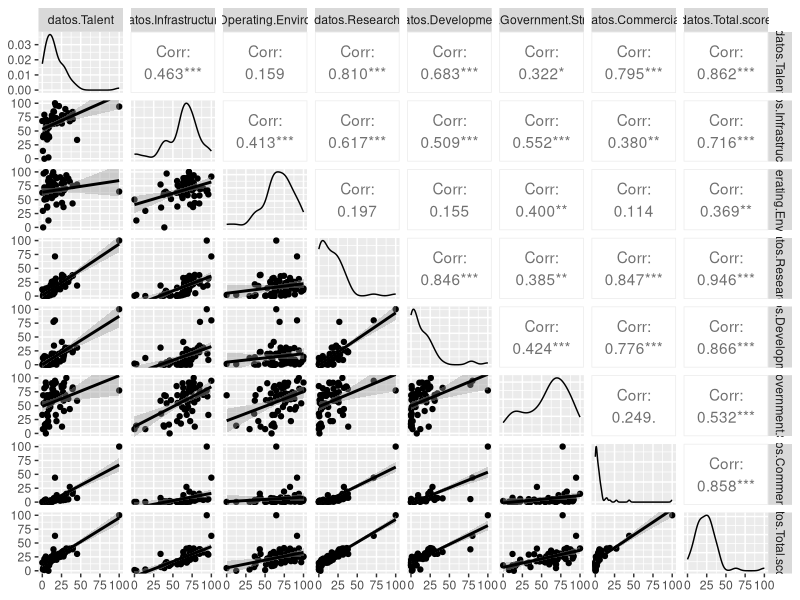
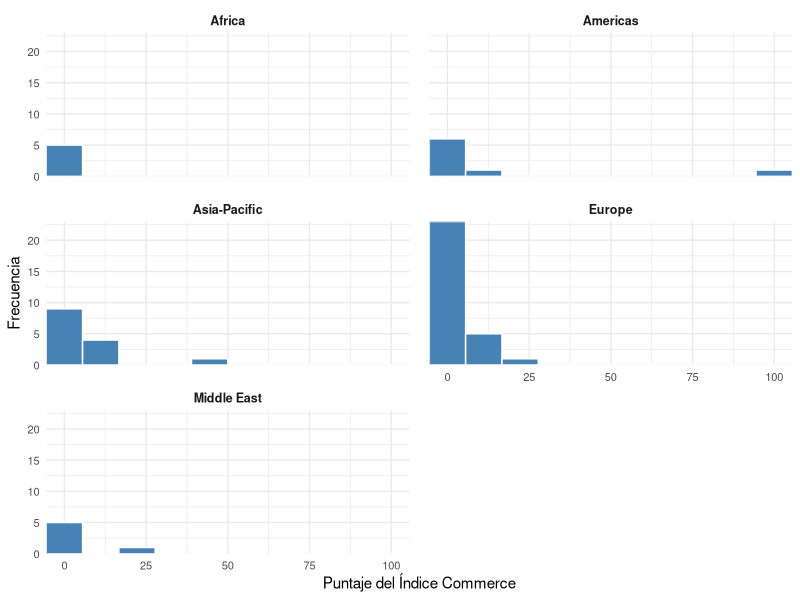
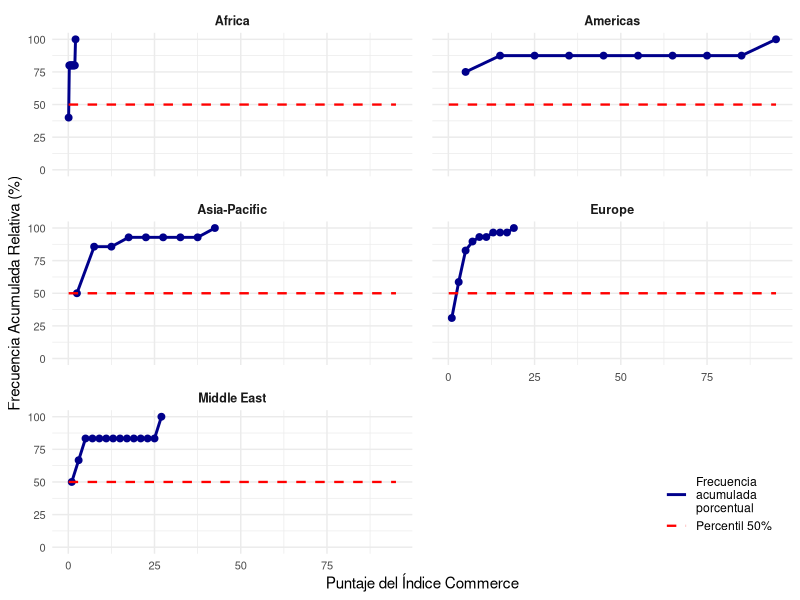
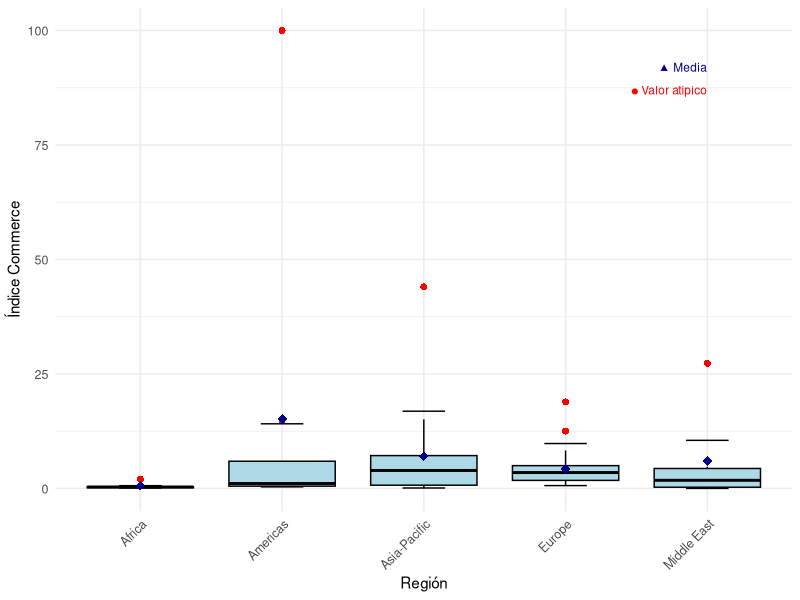
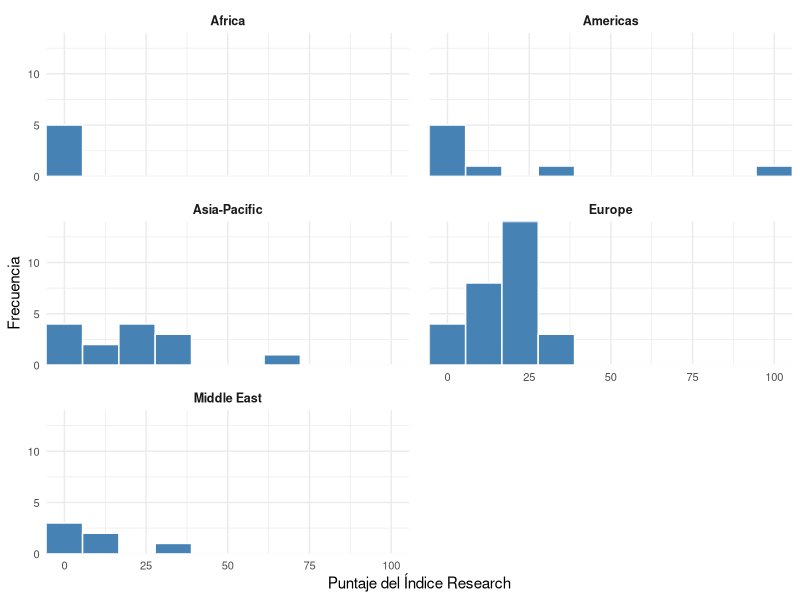
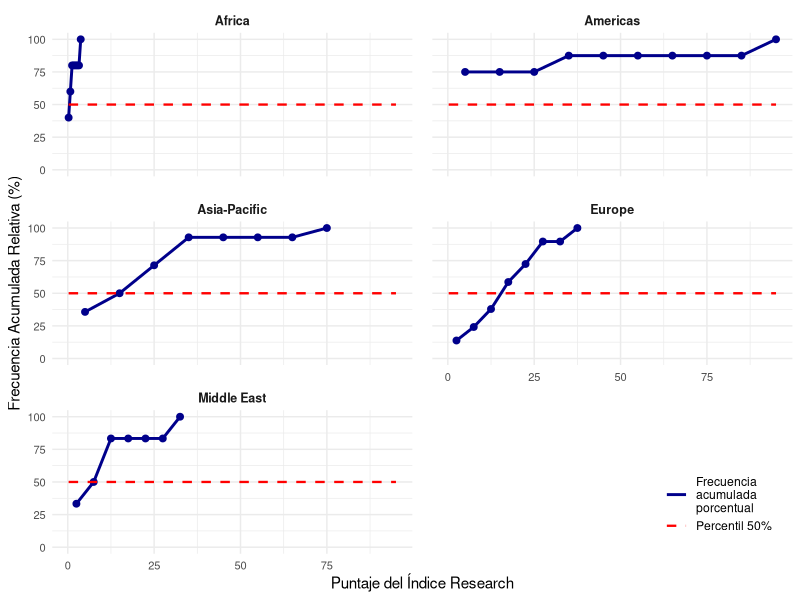
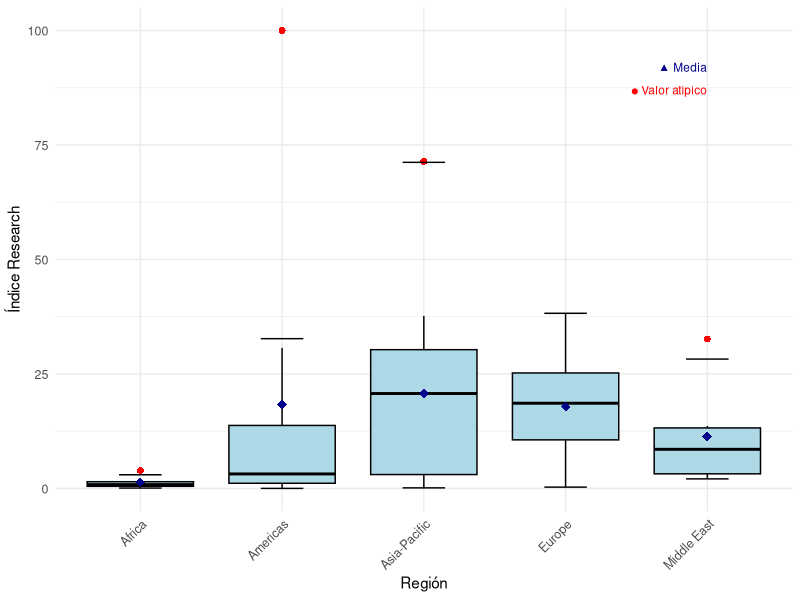
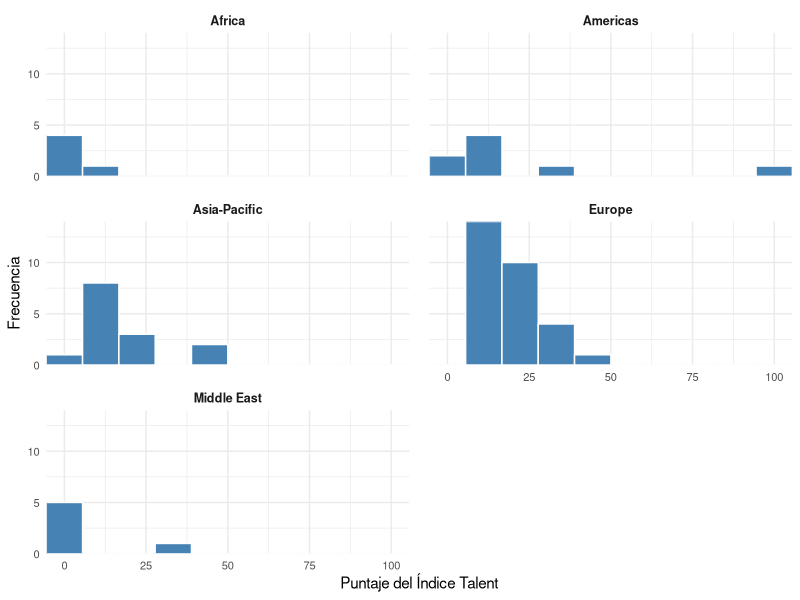

Write the R code that produced these figures, in order.
## ---- chunk 1
knitr::opts_chunk$set(echo = FALSE)

#Instalación de las libreriás requeridas
library(ggplot2)
library(dplyr)
library(GGally)
library(xtable)
library(readr)
library(knitr)
library(forcats)
library(tidyr)
library(kableExtra)
## ---- chunk 2
knitr::opts_chunk$set(echo = FALSE)

#Organización en dataframes
AI_index_db <- read_csv("AI_index_db.csv")

datos <- data.frame(AI_index_db)

num <- data.frame(datos $Talent, datos $Infrastructure, datos $Operating.Environment, datos $Research, datos $Development, datos $Government.Strategy, datos $Commercial, datos $Total.score)

numeric_data <- data.frame(Commercial = datos$Commercial, Research = datos$Research, Talent = datos$Talent, Total_Score = datos$Total.score)
## ---- chunk 3

#Generación de dataframe de los datos de las variables
variables <- data.frame(
  Variable = c("Country", "Talent", "Infraestructure", "Operating Enviroment", "Research", "Development", "Government Strategy", "Commerce", "Total Score", "Region", "Cluster", "Income Group", "Political Regime"),
  Clasificacion = c("Cualitativa", "Cuantitativa", "Cuantitativa", "Cuantitativa", "Cuantitativa", "Cuantitativa", "Cuantitativa", "Cuantitativa", "Cuantitativa", "Cualitativa", "Cualitativa", "Cualitativa", "Cualitativa"),
  Categorizacion = c("Nominal", "Continua", "Continua", "Continua", "Continua", "Continua", "Continua", "Continua", "Continua", "Nominal", "Nominal", "Ordinal", "Nominal"),
  Descripcion = c(
    "Nombre del país donde se evalúa el AI Global Index.",
    "Indicador de disponibilidad de profesionales calificados para la provisión de soluciones de inteligencia artificial.",
    "Indicador de fiabilidad y la escala de la infraestructura de acceso, desde la electricidad e Internet, hasta las capacidades de superintarmética.",
    "Indicador del contexto regulatorio y la opinión pública en torno a la inteligencia artificial.",
    "Indicador del alcance de la investigación especializada y los investigadores; investigando la cantidad de publicaciones y citas en revistas académicas creíbles.",
    "Indicador de desarrollo de plataformas y algoritmos fundamentales en los que se basan los proyectos innovadores de inteligencia artificial.",
    "Indicador de la profundidad del compromiso del gobierno nacional con la inteligencia artificial; investigando los compromisos de gasto y las estrategias nacionales.",
    "Indicador del nivel de actividad de puesta en marcha, inversión e iniciativas comerciales basadas en la inteligencia artificial.",
    "Indicador AI Global Index que compara a las naciones en su nivel de inversión, innovación e implementación de la inteligencia artificial.",
    "Agrupacion de países según su localización geográfica en regiones.",
    "Agrupación de países según su historia de incursión en el desarrollo de tecnología relacionada con la Inteligencia Artificial.",
    "Nivel de ingresos presentado en el país.",
    "Tipo de régimen político presentado en el país."
  )
)

# Ajuste del diseño de la tabla
cat("\\renewcommand{\\arraystretch}{1.5}\n")
cat("\\begin{footnotesize}")
knitr::kable(variables, 
             caption = "Variables y su clasificación", 
             format = "latex", 
             booktabs = TRUE, 
             longtable = TRUE,
             col.names = c("Variable", "Clasificación", "Categorización", "Descripción"),
             align = c("l", "l", "l", "p{8cm}"))
cat("\\end{footnotesize}")
cat("\\renewcommand{\\arraystretch}{1}\n")

## ---- chunk 4

#Genreación del gráfico
figura1 <- ggpairs(num, lower = list(continuous = "smooth"))
ggsave("figura1.png", plot = figura1, width = 7, height = 7, dpi = 300)
## ---- chunk 5

# Cálculo de las estadísticas
custom_stats_region <- function(df, var, total_score) {
  x <- df[[var]]
  total <- df[[total_score]]
  x <- x[!is.na(x)]
  total <- total[!is.na(total)]
  
  mean_val <- round(mean(x), 2)
  freq_table <- table(x)
  mode_val <- as.numeric(names(freq_table)[freq_table == max(freq_table)])
  mode_text <- if (length(mode_val) > 3) "> 3 modas" else paste(round(mode_val, 2), collapse = ", ")
  std_dev <- round(sd(x), 2)
  min_val <- round(min(x), 2)
  q1 <- round(quantile(x, 0.25), 2)
  median_val <- round(median(x), 2)
  q3 <- round(quantile(x, 0.75), 2)
  max_val <- round(max(x), 2)
  range_val <- round(max_val - min_val, 2)
  iqr <- round(q3 - quantile(x, 0.25), 2)
  cv <- round((std_dev / mean_val) * 100, 2)
  cov_val <- round(cov(x, total, use = "complete.obs"), 2)
  cor_val <- round(cor(x, total, use = "complete.obs"), 2)

  return(data.frame(
    Media = mean_val,
    Moda = mode_text,
    Mínimo = min_val,
    Q1 = q1,
    Mediana = median_val,
    Q3 = q3,
    Máximo = max_val,
    Rango = range_val,
    RIQ = iqr,
    `Desv est` = std_dev,
    CV = cv,
    `Cov Total Score` = cov_val,
    `Corr Total Score` = cor_val
  ))
}

regiones <- unique(datos$Region)
region_stats_list <- list()

for (i in 1:length(regiones)) {
  region <- regiones[i]
  
  region_data <- datos %>% filter(Region == region)
  
  commerce_stats <- custom_stats_region(region_data, "Commercial", "Total.score")
  talent_stats <- custom_stats_region(region_data, "Talent", "Total.score")
  research_stats <- custom_stats_region(region_data, "Research", "Total.score")
  total_stats <- custom_stats_region(region_data, "Total.score", "Total.score")
  
  region_df <- bind_rows(
    cbind(Region = region, Indice = "Commerce", commerce_stats),
    cbind(Region = region, Indice = "Talent", talent_stats),
    cbind(Region = region, Indice = "Research", research_stats),
    cbind(Region = region, Indice = "Total Score", total_stats)
  )
  
  region_stats_list[[i]] <- region_df
}

region_stats <- bind_rows(region_stats_list)

tabla2 <- region_stats %>% 
  select(Region, Indice, Media, Moda, Mínimo, Q1, Mediana, Q3, Máximo) %>% 
  rename(`Región` = Region, `Índice` = Indice)

#Ajuste del diseño de la tabla
cat("\\renewcommand{\\arraystretch}{1.3}\n")
cat("\\begin{scriptsize}")
knitr::kable(tabla2, 
             caption = "Medidas de tendencia central y posición", 
             format = "latex", 
             booktabs = TRUE, 
             longtable = TRUE,
             row.names = FALSE, 
             align = "llrrrrrrr",
             na.string = "")
cat("\\end{scriptsize}")
cat("\\renewcommand{\\arraystretch}{1}\n")

## ---- chunk 6

# Cálculo de las estadísticas
tabla3 <- region_stats %>% 
  select(Region, Indice, Rango, RIQ, `Desv.est`, CV, `Cov.Total.Score`, `Corr.Total.Score`) %>% 
  rename(`Región` = Region, `Índice` = Indice, `Cov Total Score` = `Cov.Total.Score`, `Corr Total Score` = `Corr.Total.Score`)

# Ajuste del diseño de la tabla
cat("\\renewcommand{\\arraystretch}{1.3}\n")
cat("\\begin{scriptsize}")
knitr::kable(tabla3, 
             caption = "Medidas de dispersión e indicadores por región e índice", 
             format = "latex", 
             booktabs = TRUE, 
             longtable = TRUE,
             row.names = FALSE,  
             align = "llrrrrr",
             na.string = "")
cat("\\end{scriptsize}")
cat("\\renewcommand{\\arraystretch}{1}\n")

## ---- chunk 7
# Crear intervalos para la variable Commercial
intervalos <- cut(datos$Commercial, breaks = seq(0, 100, by = 10), 
                  include.lowest = TRUE, right = TRUE)

# Calcular frecuencias
frec_abs <- table(intervalos)
frec_rel <- prop.table(frec_abs)
frec_abs_acum <- cumsum(frec_abs)
frec_rel_acum <- cumsum(frec_rel)

# Crear la tabla de frecuencias
tabla_frecuencias_commercial <- data.frame(
  Intervalo = levels(intervalos),
  "F Absoluta" = as.numeric(frec_abs),
  "F Relativa" = round(as.numeric(frec_rel), 2),
  "F Abs Acum" = as.numeric(frec_abs_acum),
  "F Rel Acum" = round(as.numeric(frec_rel_acum), 2)
)

# Mostrar la tabla con knitr::kable
knitr::kable(tabla_frecuencias_commercial, 
             caption = "Frecuencia del Índice Commercial",
             align = c('l', 'c', 'c', 'c', 'c'))

## ---- chunk 8

#Generación de la tabla
crear_intervalos <- function(data, variable, n_bins = 8) {
  breaks <- pretty(range(data[[variable]], na.rm = TRUE), n = n_bins)
  return(breaks)
}
commerce_breaks <- crear_intervalos(datos, "Commercial")
total_score_breaks <- crear_intervalos(datos, "Total.score")
commerce_labels <- paste0("(", commerce_breaks[-length(commerce_breaks)], ", ", commerce_breaks[-1], "]")
score_labels <- paste0("(", total_score_breaks[-length(total_score_breaks)], ", ", total_score_breaks[-1], "]")
datos$Commercial_interval <- cut(datos$Commercial, 
                                breaks = commerce_breaks, 
                                labels = commerce_labels, 
                                include.lowest = TRUE)
datos$TotalScore_interval <- cut(datos$Total.score, 
                                breaks = total_score_breaks, 
                                labels = score_labels, 
                                include.lowest = TRUE)
tabla_contingencia <- table(datos$Commercial_interval, datos$TotalScore_interval)
tabla_df <- as.data.frame.matrix(tabla_contingencia)
tabla_df$Total <- rowSums(tabla_df)
totales_columna <- colSums(tabla_df)
tabla_df <- rbind(tabla_df, Total = totales_columna)
tabla4 <- tabla_df %>%
  tibble::rownames_to_column(var = "A  -   B") %>%
  dplyr::rename(`A - B` = `A  -   B`) %>% 
  dplyr::select(`A - B`, everything()) 

colnames(tabla4) <- c("A   -   B", "[0, 10]", "(10, 20]", "(20, 30]", "(30, 40]", "(40, 50]", 
                      "(50, 60]", "(60, 70]", "(70, 80]", "(80, 90]", "(90, 100]", "Total")

cat("\\renewcommand{\\arraystretch}{1.3}\n")
cat("\\begin{scriptsize}")
print(xtable::xtable(tabla4, 
                   caption = "Tabla de Frecuencia Bivariada Índice Commerce (A) vs Total Score (B)"),
      tabular.environment = "longtable",
      floating = FALSE,
      include.rownames = FALSE,
      latex.environments = "",
      caption.placement = "top")
cat("\\end{scriptsize}")
cat("\\renewcommand{\\arraystretch}{1}\n")
## ---- chunk 9

# Crear el histograma 
figura2 <- ggplot(datos, aes(x = Commercial)) +
  geom_histogram(bins = 10, fill = "steelblue", color = "white") +
  facet_wrap(~Region, ncol = 2, scales = "fixed") +  
  scale_x_continuous(expand = c(0, 0)) +
  scale_y_continuous(expand = c(0, 0)) +
  labs(x = "Puntaje del Índice Commerce",
       y = "Frecuencia") +
  theme_minimal() +
  theme(plot.title = element_text(hjust = 0.5, size = 12),
        axis.text = element_text(size = 8),
        strip.text = element_text(size = 9, face = "bold"),
        panel.spacing = unit(1, "lines"))
ggsave("figura2.png", plot = figura2, width = 8, height = 9, dpi = 300)

## ---- chunk 10

# Generar diagrama
prepare_ogive_data <- function(df, variable, region_var, bins = 10) {
  df %>%
    filter(!is.na(.data[[variable]])) %>%
    group_by(.data[[region_var]]) %>%
    do({
      region_data <- .
      breaks <- pretty(range(region_data[[variable]], na.rm = TRUE), n = bins)
      h <- hist(region_data[[variable]], breaks = breaks, plot = FALSE)
      cum_freq <- cumsum(h$counts) / sum(h$counts) * 100
      data.frame(
        Region = unique(region_data[[region_var]]),
        bin = h$mids,
        freq_acum_rel = cum_freq
      )
    }) %>%
    ungroup()
}

ojiva_data <- prepare_ogive_data(datos, "Commercial", "Region", bins = 10)

figura_ojiva <- ggplot(ojiva_data, aes(x = bin, y = freq_acum_rel)) +
  geom_line(color = "darkblue", size = 1, aes(linetype = "Frecuencia\nacumulada\nporcentual")) +
  geom_point(color = "darkblue", size = 2) +
  geom_line(data = data.frame(bin = c(min(ojiva_data$bin), max(ojiva_data$bin)),
            freq_acum_rel = 50,
            Linea = "Percentil 50%"),
          aes(x = bin, y = freq_acum_rel, linetype = Linea),
          color = "red", size = 0.8) +
  facet_wrap(~Region, ncol = 2, scales = "fixed") +
  labs(
    x = "Puntaje del Índice Commerce",
    y = "Frecuencia Acumulada Relativa (%)",
    linetype = "" 
  ) +
  theme_minimal() +
  theme(
    plot.title = element_text(hjust = 0.5, size = 12),
    axis.text = element_text(size = 8),
    strip.text = element_text(size = 9, face = "bold"),
    panel.spacing = unit(1, "lines"),
    legend.box = "vertical",
    legend.background = element_rect(fill = alpha("white", 0.8), color =NA),
    legend.margin = margin(4, 4, 4, 4),
    legend.position = c(0.98, 0.02),
    legend.justification = c(1, 0)
  ) +
  scale_linetype_manual(values = c("Frecuencia\nacumulada\nporcentual" = "solid", "Percentil 50%" = "dashed")) +
  scale_y_continuous(limits = c(0, 100))

ggsave("figura3.png", plot = figura_ojiva, width = 8, height = 9, dpi = 300)

## ---- chunk 11

# Generación del. diagrama
stats_boxplot <- datos %>%
  group_by(Region) %>%
  summarise(
    q1 = quantile(Commercial, 0.25, na.rm = TRUE),
    q3 = quantile(Commercial, 0.75, na.rm = TRUE),
    iqr = IQR(Commercial, na.rm = TRUE),
    lower_whisker = max(min(Commercial, na.rm = TRUE), q1 - 1.5 * iqr),
    upper_whisker = min(max(Commercial, na.rm = TRUE), q3 + 1.5 * iqr),
    mean_val = mean(Commercial, na.rm = TRUE),
    .groups = "drop"
  )

datos$Region <- factor(datos$Region)

figura4 <- ggplot(datos, aes(x = Region, y = Commercial)) +
  geom_boxplot(outlier.colour = "red",
               outlier.shape = 16,
               outlier.size = 2,
               fill = "lightblue",
               color = "black",
               coef = 1.5) +
  
  geom_segment(data = stats_boxplot,
               aes(x = as.numeric(factor(Region)) - 0.15, 
                   xend = as.numeric(factor(Region)) + 0.15,
                   y = lower_whisker, 
                   yend = lower_whisker),
               color = "black", linewidth = 0.5) +
  
  geom_segment(data = stats_boxplot,
               aes(x = as.numeric(factor(Region)) - 0.15, 
                   xend = as.numeric(factor(Region)) + 0.15,
                   y = upper_whisker, 
                   yend = upper_whisker),
               color = "black", linewidth = 0.5) +
  
  stat_summary(fun = mean,
               geom = "point",
               shape = 18,
               size = 3,
               color = "darkblue") +
  
  labs(x = "Región",
       y = "Índice Commerce") +
  
  theme_minimal() +
  theme(
    axis.text.x = element_text(angle = 45, hjust = 1, size = 9),
    axis.text.y = element_text(size = 9),
    plot.title = element_text(hjust = 0.5, size = 12)
  ) +
  annotate("text", x = max(as.numeric(factor(datos$Region))), 
           y = max(datos$Commercial, na.rm = TRUE) * 0.92, 
           label = "▲ Media", color = "darkblue", size = 3, hjust = 1) +
  annotate("text", x = max(as.numeric(factor(datos$Region))), 
           y = max(datos$Commercial, na.rm = TRUE) * 0.87, 
           label = "● Valor atípico", color = "red", size = 3, hjust = 1)
ggsave("figura4.png", plot = figura4, width = 8, height = 5, dpi = 300)

## ---- chunk 12

# Crear intervalos para la variable Research
intervalos <- cut(datos$Research, breaks = seq(0, 100, by = 10), 
                  include.lowest = TRUE, right = TRUE)

# Calcular frecuencias
frec_abs <- table(intervalos)
frec_rel <- prop.table(frec_abs)
frec_abs_acum <- cumsum(frec_abs)
frec_rel_acum <- cumsum(frec_rel)

# Crear la tabla de frecuencias
tabla_frecuencias_research <- data.frame(
  Intervalo = levels(intervalos),
  "F Absoluta" = as.numeric(frec_abs),
  "F Relativa" = round(as.numeric(frec_rel), 2),
  "F Abs Acum" = as.numeric(frec_abs_acum),
  "F Rel Acum" = round(as.numeric(frec_rel_acum), 2)
)

# Mostrar la tabla con el mismo formato
knitr::kable(tabla_frecuencias_research, 
             caption = "Frecuencia del Índice Research",
             align = c('l', 'c', 'c', 'c', 'c'))

## ---- chunk 13

#Generación de la tabla
crear_intervalos <- function(data, variable, n_bins = 8) {
  breaks <- pretty(range(data[[variable]], na.rm = TRUE), n = n_bins)
  return(breaks)
}
research_breaks <- crear_intervalos(datos, "Research")
total_score_breaks <- crear_intervalos(datos, "Total.score")
research_labels <- paste0("(", research_breaks[-length(research_breaks)], ", ", research_breaks[-1], "]")
score_labels <- paste0("(", total_score_breaks[-length(total_score_breaks)], ", ", total_score_breaks[-1], "]")
datos$Research_interval <- cut(datos$Research, 
                                breaks = research_breaks, 
                                labels = research_labels, 
                                include.lowest = TRUE)
datos$TotalScore_interval <- cut(datos$Total.score, 
                                breaks = total_score_breaks, 
                                labels = score_labels, 
                                include.lowest = TRUE)
tabla_contingencia <- table(datos$Research_interval, datos$TotalScore_interval)
tabla_df <- as.data.frame.matrix(tabla_contingencia)
tabla_df$Total <- rowSums(tabla_df)
totales_columna <- colSums(tabla_df)
tabla_df <- rbind(tabla_df, Total = totales_columna)
tabla5 <- tabla_df %>%
  tibble::rownames_to_column(var = "A  -   B") %>%
  dplyr::rename(`A - B` = `A  -   B`) %>% 
  dplyr::select(`A - B`, everything()) 

colnames(tabla5) <- c("A   -   B", "[0, 10]", "(10, 20]", "(20, 30]", "(30, 40]", "(40, 50]", 
                      "(50, 60]", "(60, 70]", "(70, 80]", "(80, 90]", "(90, 100]", "Total")

cat("\\renewcommand{\\arraystretch}{1.3}\n")
cat("\\begin{scriptsize}")
print(xtable::xtable(tabla5, 
                   caption = "Tabla de Frecuencia Bivariada Índice Research (A) vs Total Score (B)"),
      tabular.environment = "longtable",
      floating = FALSE,
      include.rownames = FALSE,
      latex.environments = "",
      caption.placement = "top")
cat("\\end{scriptsize}")
cat("\\renewcommand{\\arraystretch}{1}\n")
## ---- chunk 14

# Crear el histograma 
figura5 <- ggplot(datos, aes(x = Research)) +
  geom_histogram(bins = 10, fill = "steelblue", color = "white") +
  facet_wrap(~Region, ncol = 2, scales = "fixed") +  
  scale_x_continuous(expand = c(0, 0)) +
  scale_y_continuous(expand = c(0, 0)) +
  labs(x = "Puntaje del Índice Research",
       y = "Frecuencia") +
  theme_minimal() +
  theme(plot.title = element_text(hjust = 0.5, size = 12),
        axis.text = element_text(size = 8),
        strip.text = element_text(size = 9, face = "bold"),
        panel.spacing = unit(1, "lines"))
ggsave("figura5.png", plot = figura5, width = 8, height = 9, dpi = 300)
## ---- chunk 15

# Generar diagrama
prepare_ogive_data <- function(df, variable, region_var, bins = 10) {
  df %>%
    filter(!is.na(.data[[variable]])) %>%
    group_by(.data[[region_var]]) %>%
    do({
      region_data <- .
      breaks <- pretty(range(region_data[[variable]], na.rm = TRUE), n = bins)
      h <- hist(region_data[[variable]], breaks = breaks, plot = FALSE)
      cum_freq <- cumsum(h$counts) / sum(h$counts) * 100
      data.frame(
        Region = unique(region_data[[region_var]]),
        bin = h$mids,
        freq_acum_rel = cum_freq
      )
    }) %>%
    ungroup()
}

ojiva_data <- prepare_ogive_data(datos, "Research", "Region", bins = 10)

figura_ojiva <- ggplot(ojiva_data, aes(x = bin, y = freq_acum_rel)) +
  geom_line(color = "darkblue", size = 1, aes(linetype = "Frecuencia\nacumulada\nporcentual")) +
  geom_point(color = "darkblue", size = 2) +
  geom_line(data = data.frame(bin = c(min(ojiva_data$bin), max(ojiva_data$bin)),
            freq_acum_rel = 50,
            Linea = "Percentil 50%"),
          aes(x = bin, y = freq_acum_rel, linetype = Linea),
          color = "red", size = 0.8) +
  facet_wrap(~Region, ncol = 2, scales = "fixed") +
  labs(
    x = "Puntaje del Índice Research",
    y = "Frecuencia Acumulada Relativa (%)",
    linetype = "" 
  ) +
  theme_minimal() +
  theme(
    plot.title = element_text(hjust = 0.5, size = 12),
    axis.text = element_text(size = 8),
    strip.text = element_text(size = 9, face = "bold"),
    panel.spacing = unit(1, "lines"),
    legend.box = "vertical",
    legend.background = element_rect(fill = alpha("white", 0.8), color =NA),
    legend.margin = margin(4, 4, 4, 4),
    legend.position = c(0.98, 0.02),
    legend.justification = c(1, 0)
  ) +
  scale_linetype_manual(values = c("Frecuencia\nacumulada\nporcentual" = "solid", "Percentil 50%" = "dashed")) +
  scale_y_continuous(limits = c(0, 100))

ggsave("figura6.png", plot = figura_ojiva, width = 8, height = 9, dpi = 300)
## ---- chunk 16

# Generación del diagrama
stats_boxplot <- datos %>%
  group_by(Region) %>%
  summarise(
    q1 = quantile(Research, 0.25, na.rm = TRUE),
    q3 = quantile(Research, 0.75, na.rm = TRUE),
    iqr = IQR(Research, na.rm = TRUE),
    lower_whisker = max(min(Research, na.rm = TRUE), q1 - 1.5 * iqr),
    upper_whisker = min(max(Research, na.rm = TRUE), q3 + 1.5 * iqr),
    mean_val = mean(Research, na.rm = TRUE),
    .groups = "drop"
  )

datos$Region <- factor(datos$Region)

figura7 <- ggplot(datos, aes(x = Region, y = Research)) +
  geom_boxplot(outlier.colour = "red",
               outlier.shape = 16,
               outlier.size = 2,
               fill = "lightblue",
               color = "black",
               coef = 1.5) +
  
  geom_segment(data = stats_boxplot,
               aes(x = as.numeric(factor(Region)) - 0.15, 
                   xend = as.numeric(factor(Region)) + 0.15,
                   y = lower_whisker, 
                   yend = lower_whisker),
               color = "black", linewidth = 0.5) +
  
  geom_segment(data = stats_boxplot,
               aes(x = as.numeric(factor(Region)) - 0.15, 
                   xend = as.numeric(factor(Region)) + 0.15,
                   y = upper_whisker, 
                   yend = upper_whisker),
               color = "black", linewidth = 0.5) +
  
  stat_summary(fun = mean,
               geom = "point",
               shape = 18,
               size = 3,
               color = "darkblue") +
  
  labs(x = "Región",
       y = "Índice Research") +
  
  theme_minimal() +
  theme(
    axis.text.x = element_text(angle = 45, hjust = 1, size = 9),
    axis.text.y = element_text(size = 9),
    plot.title = element_text(hjust = 0.5, size = 12)
  ) +
  annotate("text", x = max(as.numeric(factor(datos$Region))), 
           y = max(datos$Research, na.rm = TRUE) * 0.92, 
           label = "▲ Media", color = "darkblue", size = 3, hjust = 1) +
  annotate("text", x = max(as.numeric(factor(datos$Region))), 
           y = max(datos$Research, na.rm = TRUE) * 0.87, 
           label = "● Valor atípico", color = "red", size = 3, hjust = 1)
ggsave("figura7.png", plot = figura7, width = 8, height = 5, dpi = 300)

## ---- chunk 17
datos <- read.csv("AI_index_db.csv")

# Crear intervalos para la variable Talent
intervalos <- cut(datos$Talent, breaks = seq(0, 100, by = 10), 
                  include.lowest = TRUE, right = TRUE)

# Calcular frecuencias
frec_abs <- table(intervalos)
frec_rel <- prop.table(frec_abs)
frec_abs_acum <- cumsum(frec_abs)
frec_rel_acum <- cumsum(frec_rel)

# Crear la tabla de frecuencias
tabla_frecuencias_talent <- data.frame(
  Intervalo = levels(intervalos),
  "F Absoluta" = as.numeric(frec_abs),
  "F Relativa" = round(as.numeric(frec_rel), 2),
  "F Abs Acum" = as.numeric(frec_abs_acum),
  "F Rel Acum" = round(as.numeric(frec_rel_acum), 2)
)

# Mostrar la tabla con knitr::kable
knitr::kable(tabla_frecuencias_talent, 
             caption = "Frecuencia del Índice Talent",
             align = c('l', 'c', 'c', 'c', 'c'))
## ---- chunk 18

#Generación de la tabla
crear_intervalos <- function(data, variable, n_bins = 8) {
  breaks <- pretty(range(data[[variable]], na.rm = TRUE), n = n_bins)
  return(breaks)
}
talent_breaks <- crear_intervalos(datos, "Talent")
total_score_breaks <- crear_intervalos(datos, "Total.score")
research_labels <- paste0("(", talent_breaks[-length(talent_breaks)], ", ", talent_breaks[-1], "]")
score_labels <- paste0("(", total_score_breaks[-length(total_score_breaks)], ", ", total_score_breaks[-1], "]")
datos$Talent_interval <- cut(datos$Talent, 
                                breaks = research_breaks, 
                                labels = research_labels, 
                                include.lowest = TRUE)
datos$TotalScore_interval <- cut(datos$Total.score, 
                                breaks = total_score_breaks, 
                                labels = score_labels, 
                                include.lowest = TRUE)
tabla_contingencia <- table(datos$Talent_interval, datos$TotalScore_interval)
tabla_df <- as.data.frame.matrix(tabla_contingencia)
tabla_df$Total <- rowSums(tabla_df)
totales_columna <- colSums(tabla_df)
tabla_df <- rbind(tabla_df, Total = totales_columna)
tabla5 <- tabla_df %>%
  tibble::rownames_to_column(var = "A  -   B") %>%
  dplyr::rename(`A - B` = `A  -   B`) %>% 
  dplyr::select(`A - B`, everything()) 

colnames(tabla5) <- c("A   -   B", "[0, 10]", "(10, 20]", "(20, 30]", "(30, 40]", "(40, 50]", 
                      "(50, 60]", "(60, 70]", "(70, 80]", "(80, 90]", "(90, 100]", "Total")

cat("\\renewcommand{\\arraystretch}{1.3}\n")
cat("\\begin{scriptsize}")
print(xtable::xtable(tabla5, 
                   caption = "Tabla de Frecuencia Bivariada Índice Talent (A) vs Total Score (B)"),
      tabular.environment = "longtable",
      floating = FALSE,
      include.rownames = FALSE,
      latex.environments = "",
      caption.placement = "top")
cat("\\end{scriptsize}")
cat("\\renewcommand{\\arraystretch}{1}\n")
## ---- chunk 19

# Histograma de Talent por región
histograma_talent <- ggplot(datos, aes(x = Talent)) +
  geom_histogram(bins = 10, fill = "steelblue", color = "white") +
  facet_wrap(~Region, ncol = 2, scales = "fixed") +  
  scale_x_continuous(expand = c(0, 0)) +
  scale_y_continuous(expand = c(0, 0)) +
  labs(x = "Puntaje del Índice Talent",
       y = "Frecuencia") +
  theme_minimal() +
  theme(plot.title = element_text(hjust = 0.5, size = 12),
        axis.text = element_text(size = 8),
        strip.text = element_text(size = 9, face = "bold"),
        panel.spacing = unit(1, "lines"))

ggsave("figura8.png", plot = histograma_talent, width = 8, height = 9, dpi = 300)

## ---- chunk 20

# Distribución acumulada (ojiva) del índice Talent
prepare_ogive_data <- function(df, variable, region_var, bins = 10) {
  df %>%
    filter(!is.na(.data[[variable]])) %>%
    group_by(.data[[region_var]]) %>%
    do({
      region_data <- .
      breaks <- pretty(range(region_data[[variable]], na.rm = TRUE), n = bins)
      h <- hist(region_data[[variable]], breaks = breaks, plot = FALSE)
      cum_freq <- cumsum(h$counts) / sum(h$counts) * 100
      data.frame(
        Region = unique(region_data[[region_var]]),
        bin = h$mids,
        freq_acum_rel = cum_freq
      )
    }) %>%
    ungroup()
}

ojiva_talent_data <- prepare_ogive_data(datos, "Talent", "Region", bins = 10)

figura_ojiva_talent <- ggplot(ojiva_talent_data, aes(x = bin, y = freq_acum_rel)) +
  geom_line(color = "darkblue", size = 1, aes(linetype = "Frecuencia\nacumulada\nporcentual")) +
  geom_point(color = "darkblue", size = 2) +
  geom_line(data = data.frame(bin = c(min(ojiva_talent_data$bin), max(ojiva_talent_data$bin)),
            freq_acum_rel = 50,
            Linea = "Percentil 50%"),
          aes(x = bin, y = freq_acum_rel, linetype = Linea),
          color = "red", size = 0.8) +
  facet_wrap(~Region, ncol = 2, scales = "fixed") +
  labs(
    x = "Puntaje del Índice Talent",
    y = "Frecuencia Acumulada Relativa (%)",
    linetype = "" 
  ) +
  theme_minimal() +
  theme(
    plot.title = element_text(hjust = 0.5, size = 12),
    axis.text = element_text(size = 8),
    strip.text = element_text(size = 9, face = "bold"),
    panel.spacing = unit(1, "lines"),
    legend.box = "vertical",
    legend.background = element_rect(fill = alpha("white", 0.8), color = NA),
    legend.margin = margin(4, 4, 4, 4),
    legend.position = c(0.98, 0.02),
    legend.justification = c(1, 0)
  ) +
  scale_linetype_manual(values = c("Frecuencia\nacumulada\nporcentual" = "solid", "Percentil 50%" = "dashed")) +
  scale_y_continuous(limits = c(0, 100))

ggsave("figura9.png", plot = figura_ojiva_talent, width = 8, height = 9, dpi = 300)

## ---- chunk 21
# Diagrama de cajas y bigotes del índice Talent
stats_boxplot_talent <- datos %>%
  group_by(Region) %>%
  summarise(
    q1 = quantile(Talent, 0.25, na.rm = TRUE),
    q3 = quantile(Talent, 0.75, na.rm = TRUE),
    iqr = IQR(Talent, na.rm = TRUE),
    lower_whisker = max(min(Talent, na.rm = TRUE), q1 - 1.5 * iqr),
    upper_whisker = min(max(Talent, na.rm = TRUE), q3 + 1.5 * iqr),
    mean_val = mean(Talent, na.rm = TRUE),
    .groups = "drop"
  )

datos$Region <- factor(datos$Region)

figura_boxplot_talent <- ggplot(datos, aes(x = Region, y = Talent)) +
  geom_boxplot(outlier.colour = "red",
               outlier.shape = 16,
               outlier.size = 2,
               fill = "lightblue",
               color = "black",
               coef = 1.5) +
  
  geom_segment(data = stats_boxplot_talent,
               aes(x = as.numeric(factor(Region)) - 0.15, 
                   xend = as.numeric(factor(Region)) + 0.15,
                   y = lower_whisker, 
                   yend = lower_whisker),
               color = "black", linewidth = 0.5) +
  
  geom_segment(data = stats_boxplot_talent,
               aes(x = as.numeric(factor(Region)) - 0.15, 
                   xend = as.numeric(factor(Region)) + 0.15,
                   y = upper_whisker, 
                   yend = upper_whisker),
               color = "black", linewidth = 0.5) +
  
  stat_summary(fun = mean,
               geom = "point",
               shape = 18,
               size = 3,
               color = "darkblue") +
  
  labs(x = "Región",
       y = "Índice Talent") +
  
  theme_minimal() +
  theme(
    axis.text.x = element_text(angle = 45, hjust = 1, size = 9),
    axis.text.y = element_text(size = 9),
    plot.title = element_text(hjust = 0.5, size = 12)
  ) +
  annotate("text", x = max(as.numeric(factor(datos$Region))), 
           y = max(datos$Talent, na.rm = TRUE) * 0.92, 
           label = "▲ Media", color = "darkblue", size = 3, hjust = 1) +
  annotate("text", x = max(as.numeric(factor(datos$Region))), 
           y = max(datos$Talent, na.rm = TRUE) * 0.87, 
           label = "● Valor atípico", color = "red", size = 3, hjust = 1)

ggsave("figura_talent_boxplot.png", plot = figura_boxplot_talent, width = 8, height = 5, dpi = 300)
